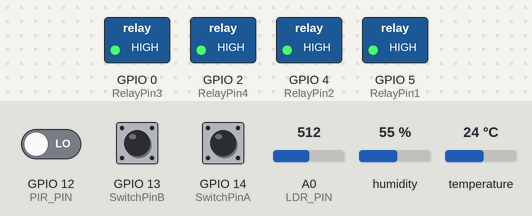
Simulated run of this sketch. Board: ESP8266 (NodeMCU). Shown: switched loads named in the sketch (green lamp = pin HIGH). The inputs (shaded band) are chosen by the test bench; at power-on: GPIO 12 (PIR_PIN) LOW, GPIO 13 (SwitchPinB) HIGH, GPIO 14 (SwitchPinA) HIGH, A0 (LDR_PIN) = 512, humidity 55 %, temperature 24 °C. WiFi joins after 1.5 s; servers stay silent unless stated; EEPROM starts erased; what the sketch prints to the serial monitor is not drawn.

Above: at 0.1 s.
At 2.4 s:
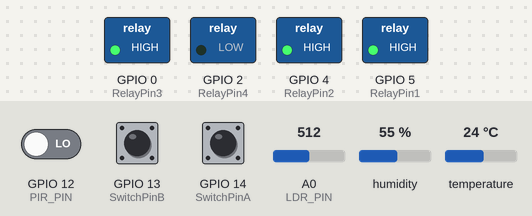
Timing chart, 0 to 3.9 s (numbered marks = the images above):
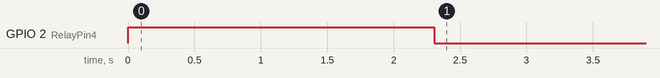

Measured:
- by itself, GPIO 2 (RelayPin4): HIGH → LOW at 2.3 s

The sketch:

new_update_fix_errors.ino
```cpp
#define BLYNK_TEMPLATE_ID "TMPL5lPXsC03"
#define BLYNK_TEMPLATE_NAME "pir test"
#define BLYNK_AUTH_TOKEN "hT1s37PfB0cZqQDZDWO9s-D8EMfo9HH"
#define BLYNK_PRINT Serial

#include <ESP8266WiFi.h>
#include <WiFiManager.h>
#include <BlynkSimpleEsp8266.h>
#include <DHT.h>
#include <EEPROM.h>

// -------------------- Blynk --------------------
char auth[] = BLYNK_AUTH_TOKEN;
BlynkTimer timer;
WiFiManager wm;

// -------------------- Pins --------------------
#define RelayPin1 5    // D1
#define RelayPin2 4    // D2
#define RelayPin3 0    // D3
#define RelayPin4 2    // D4

// Физически используются 2 кнопки
#define SwitchPinA 14  // D5 -> Relay2
#define SwitchPinB 13  // D7 -> Relay3

#define DHTPIN   3
#define LDR_PIN  A0
#define PIR_PIN  12

#define DHTTYPE DHT22
DHT dht(DHTPIN, DHTTYPE);

// -------------------- Virtual Pins --------------------
#define VPIN_BUTTON_1    V1
#define VPIN_BUTTON_2    V2
#define VPIN_BUTTON_3    V3
#define VPIN_BUTTON_4    V4
#define VPIN_BUTTON_C    V5
#define VPIN_TEMPERATURE V6
#define VPIN_HUMIDITY    V7
#define VPIN_LDR         V0
#define VPIN_PIR         V8
#define VPIN_PIR_ACTIV   V9

// -------------------- Config --------------------
const unsigned long WIFI_CONNECT_TIMEOUT_MS = 60000; // 1 мин
const unsigned long DEBOUNCE_MS = 70;
const int minLight = 7;
const int maxLight = 50;

// -------------------- State --------------------
const uint8_t relayPins[4]  = {RelayPin1, RelayPin2, RelayPin3, RelayPin4};
const uint8_t relayVpins[4] = {VPIN_BUTTON_1, VPIN_BUTTON_2, VPIN_BUTTON_3, VPIN_BUTTON_4};
bool relayState[4] = {false, false, false, false}; // false=OFF, true=ON

const uint8_t buttonPins[2] = {SwitchPinA, SwitchPinB};
const uint8_t buttonRelayIdx[2] = {1, 2}; // A->Relay2, B->Relay3

unsigned long btnDebounceTs[2] = {0, 0};

bool pirModeEnabled = false;
float temperature1 = 0.0f;
float humidity1 = 0.0f;
int ldrVal = 0;
int pirVal = 0;

unsigned long lastWifiRetryMs = 0;
unsigned long lastBlynkRetryMs = 0;

// -------------------- EEPROM --------------------
void eepromSaveBool(int addr, bool value) {
  EEPROM.write(addr, value ? 1 : 0);
  EEPROM.commit();
}

bool eepromReadBool(int addr, bool def = false) {
  uint8_t v = EEPROM.read(addr);
  if (v == 0xFF) return def;
  return v == 1;
}

// -------------------- Relay --------------------
// Active LOW relay: LOW = ON, HIGH = OFF
void writeRelayHardware(uint8_t idx) {
  digitalWrite(relayPins[idx], relayState[idx] ? LOW : HIGH);
}

void setRelay(uint8_t idx, bool state, bool saveToEeprom, bool syncToApp) {
  relayState[idx] = state;
  writeRelayHardware(idx);

  if (saveToEeprom) {
    eepromSaveBool(idx, state); // 0..3
  }

  if (syncToApp && Blynk.connected()) {
    Blynk.virtualWrite(relayVpins[idx], state ? 1 : 0);
  }
}

void allSwitchOff() {
  for (uint8_t i = 0; i < 4; i++) {
    setRelay(i, false, true, true);
    delay(10);
  }
}

// -------------------- Wi-Fi --------------------
bool connectToSavedWiFi(unsigned long timeoutMs) {
  WiFi.mode(WIFI_STA);
  WiFi.setAutoReconnect(true);
  WiFi.persistent(true);
  WiFi.begin(); // последняя сохраненная сеть

  Serial.println("Trying saved WiFi...");
  unsigned long start = millis();
  while (WiFi.status() != WL_CONNECTED && (millis() - start) < timeoutMs) {
    delay(300);
    Serial.print(".");
    yield();
  }
  Serial.println();

  if (WiFi.status() == WL_CONNECTED) {
    Serial.print("WiFi connected. IP: ");
    Serial.println(WiFi.localIP());
    return true;
  }

  Serial.println("Saved WiFi not available.");
  return false;
}

bool openConfigPortalBlocking() {
  // 0 = без таймаута, ждать пока пользователь настроит
  wm.setConfigPortalTimeout(0);
  wm.setBreakAfterConfig(true);

  Serial.println("Starting AP portal: BLYNK-IOT");
  bool ok = wm.startConfigPortal("BLYNK-IOT");

  if (ok && WiFi.status() == WL_CONNECTED) {
    Serial.print("WiFi configured. IP: ");
    Serial.println(WiFi.localIP());
    return true;
  }

  Serial.println("Portal finished without WiFi.");
  return false;
}

// -------------------- Blynk handlers --------------------
BLYNK_WRITE(VPIN_PIR_ACTIV) {
  pirModeEnabled = param.asInt();
  eepromSaveBool(10, pirModeEnabled);
}

BLYNK_WRITE(VPIN_BUTTON_1) { setRelay(0, param.asInt(), true, false); }
BLYNK_WRITE(VPIN_BUTTON_2) { setRelay(1, param.asInt(), true, false); }
BLYNK_WRITE(VPIN_BUTTON_3) { setRelay(2, param.asInt(), true, false); }
BLYNK_WRITE(VPIN_BUTTON_4) { setRelay(3, param.asInt(), true, false); }

BLYNK_WRITE(VPIN_BUTTON_C) {
  allSwitchOff();
}

BLYNK_CONNECTED() {
  for (uint8_t i = 0; i < 4; i++) {
    Blynk.virtualWrite(relayVpins[i], relayState[i] ? 1 : 0);
  }
  Blynk.virtualWrite(VPIN_PIR_ACTIV, pirModeEnabled ? 1 : 0);

  Blynk.virtualWrite(VPIN_TEMPERATURE, temperature1);
  Blynk.virtualWrite(VPIN_HUMIDITY, humidity1);
  Blynk.virtualWrite(VPIN_LDR, ldrVal);
  Blynk.virtualWrite(VPIN_PIR, pirVal);
}

// -------------------- Sensors / automation --------------------
void readSensor() {
  ldrVal = map(analogRead(LDR_PIN), 0, 1023, 0, 100);
  pirVal = digitalRead(PIR_PIN);

  float h = dht.readHumidity();
  float t = dht.readTemperature();
  if (!isnan(h) && !isnan(t)) {
    humidity1 = h;
    temperature1 = t;
  }
}

void sendSensor() {
  readSensor();

  if (Blynk.connected()) {
    Blynk.virtualWrite(VPIN_TEMPERATURE, temperature1);
    Blynk.virtualWrite(VPIN_HUMIDITY, humidity1);
    Blynk.virtualWrite(VPIN_LDR, ldrVal);
    Blynk.virtualWrite(VPIN_PIR, pirVal);
  }
}

void runAutomation() {
  // LDR -> Relay4
  if (ldrVal < minLight && !relayState[3]) {
    setRelay(3, true, true, true);
  } else if (ldrVal > maxLight && relayState[3]) {
    setRelay(3, false, true, true);
  }

  // PIR mode -> Relay3
  if (pirModeEnabled) {
    bool target = (pirVal == 1);
    if (relayState[2] != target) {
      setRelay(2, target, true, true);
    }
  }
}

// -------------------- Manual buttons --------------------
void manualControl() {
  static bool lastRawState[2] = {HIGH, HIGH};
  static bool stableState[2]  = {HIGH, HIGH};

  for (uint8_t i = 0; i < 2; i++) {
    bool raw = digitalRead(buttonPins[i]);

    if (raw != lastRawState[i]) {
      btnDebounceTs[i] = millis();
      lastRawState[i] = raw;
    }

    if ((millis() - btnDebounceTs[i]) > DEBOUNCE_MS) {
      if (stableState[i] != raw) {
        stableState[i] = raw;

        // Нажатие: HIGH -> LOW (INPUT_PULLUP)
        if (stableState[i] == LOW) {
          uint8_t relayIdx = buttonRelayIdx[i];
          setRelay(relayIdx, !relayState[relayIdx], true, true);
        }
      }
    }
  }

}
// -------------------- Connectivity --------------------
void handleConnectivity() {
  if (WiFi.status() != WL_CONNECTED) {
    if (millis() - lastWifiRetryMs > 10000) {
      lastWifiRetryMs = millis();
      WiFi.reconnect();
    }
    return;
  }

  if (!Blynk.connected()) {
    if (millis() - lastBlynkRetryMs > 5000) {
      lastBlynkRetryMs = millis();
      Blynk.connect(1000);
    }
  }
}

// -------------------- Setup / Loop --------------------
void setup() {
  Serial.begin(115200);
  EEPROM.begin(64);

  pinMode(PIR_PIN, INPUT);


  for (uint8_t i = 0; i < 4; i++) {
    pinMode(relayPins[i], OUTPUT);
  }
  pinMode(SwitchPinA, INPUT_PULLUP);
  pinMode(SwitchPinB, INPUT_PULLUP);

  // Восстановление состояний
  for (uint8_t i = 0; i < 4; i++) {
    relayState[i] = eepromReadBool(i, false);
    writeRelayHardware(i);
  }
  pirModeEnabled = eepromReadBool(10, false);

  dht.begin();

  // 1) Пробуем старую сеть 60 сек
  bool wifiOk = connectToSavedWiFi(WIFI_CONNECT_TIMEOUT_MS);

  // 2) Если не подключились - AP портал без таймаута (ждет настройки)
  if (!wifiOk) {
    wifiOk = openConfigPortalBlocking();
  }

  // Blynk
  Blynk.config(auth);
  if (WiFi.status() == WL_CONNECTED) {
    Blynk.connect(5000);
  }

  timer.setInterval(1000L, sendSensor);
  timer.setInterval(500L, runAutomation);
}

void loop() {
  manualControl();     // кнопки всегда обрабатываются
  handleConnectivity();
  timer.run();

  if (WiFi.status() == WL_CONNECTED) {
    Blynk.run();
  }
}
```
